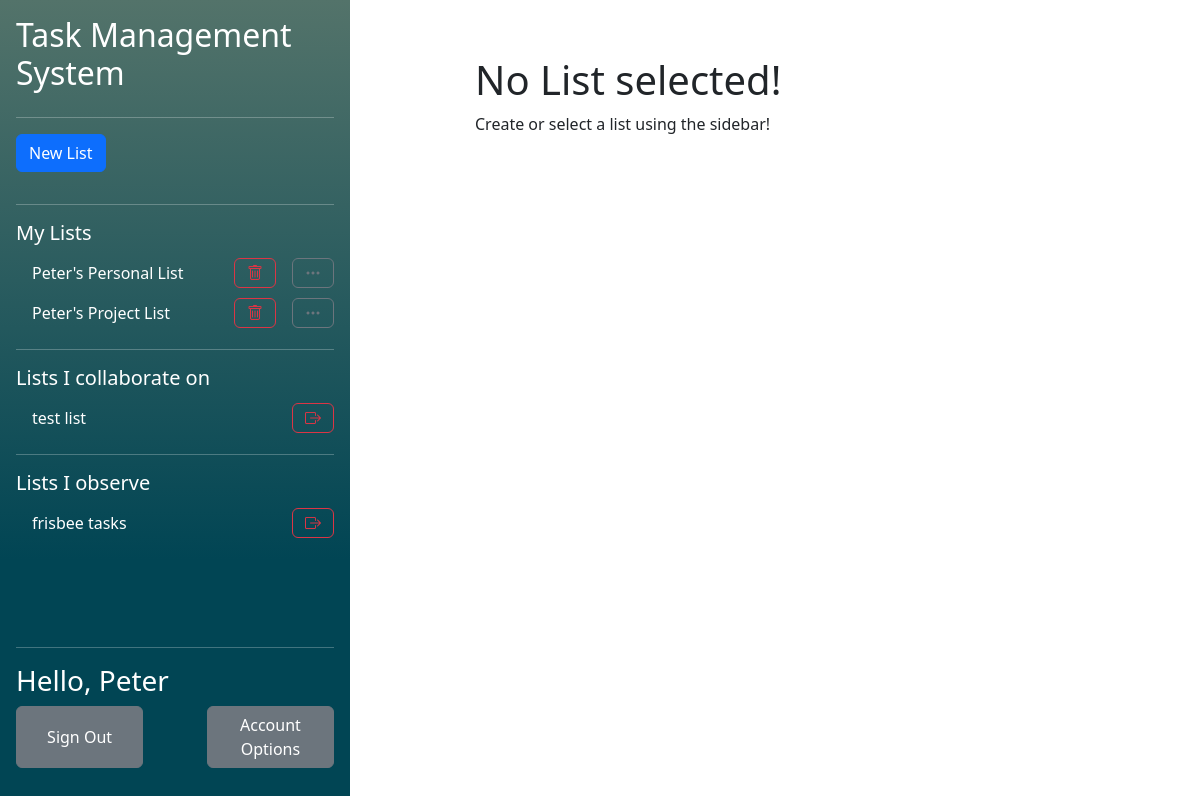
Screenshot of /php/index.php (signed in) with the database file from the repository.
### tables this page shows
CREATE TABLE "UserLists" (
	"user_id"	TEXT,
	"list_id"	TEXT,
	"collaborator"	INTEGER,
	"observer"	INTEGER,
	PRIMARY KEY("user_id","list_id"),
	FOREIGN KEY("user_id") REFERENCES "Users"("user_id") ON DELETE CASCADE ON UPDATE CASCADE,
	FOREIGN KEY("list_id") REFERENCES "Lists"("list_id") ON DELETE CASCADE ON UPDATE CASCADE
);

CREATE TABLE "Lists"
(
    list_id        INTEGER not null
        primary key autoincrement,
    list_name      TEXT    not null,
    list_completed REAL    not null
);

CREATE TABLE "Users" (
	"user_id"	INTEGER NOT NULL,
	"user_name"	TEXT NOT NULL UNIQUE,
	"email"	TEXT NOT NULL UNIQUE,
	"password_hash"	TEXT NOT NULL,
	"first_name"	TEXT NOT NULL,
	"last_name"	TEXT NOT NULL,
	PRIMARY KEY("user_id")
);

### php/functions/DatabaseFunctions.php (called while the page is built, shortened)
<?php
function getUIDFromCreds(){
    $db = new SQLite3("../db/database.db");
    $SQL = "SELECT user_id FROM Users WHERE password_hash = :creds";
    $stmt = $db->prepare($SQL);
    $stmt->bindValue(":creds", $_SESSION['credentials'], SQLITE3_TEXT);
    $result = $stmt->execute();
    while($row = $result->fetchArray()){
        $resultArray [] = $row;
    }
    return $resultArray[0]['user_id'];
}
function getOwnedListsForCurrentUser(){
    $uid = getUIDFromCreds();
    $db = new SQLite3("../db/database.db");
    $SQL = "SELECT list_id FROM  UserLists WHERE user_id = :uid AND collaborator = 0 AND observer = 0";
    $stmt = $db->prepare($SQL);
    $stmt->bindValue(":uid", $uid, SQLITE3_TEXT);
    $result = $stmt->execute();
    while($row = $result->fetchArray()){
        $resultArray [] = $row;
    }
    return $resultArray;
}
function getCollabListsForCurrentUser(){
    $uid = getUIDFromCreds();
    $db = new SQLite3("../db/database.db");
    $SQL = "SELECT list_id FROM  UserLists WHERE user_id = :uid AND collaborator = 1 AND observer = 0";
    $stmt = $db->prepare($SQL);
    $stmt->bindValue(":uid", $uid, SQLITE3_TEXT);
    $result = $stmt->execute();
    while($row = $result->fetchArray()){
        $resultArray [] = $row;
    }
    return $resultArray;
}
function getListNameFromID($listID){
    $db = new SQLite3("../db/database.db");
    $SQL = "SELECT list_name FROM Lists WHERE list_id = :lid";
    $stmt = $db->prepare($SQL);
    $stmt->bindValue(":lid", $listID, SQLITE3_TEXT);
    $result = $stmt->execute();
    while($row = $result->fetchArray()){
        $resultArray [] = $row;
    }
    if (!isset($resultArray)){
        return [[]];
    }
    return $resultArray;
}
function getFirstName(){
    $userid = getUIDFromCreds();
    $db = new SQLite3("../db/database.db");
    $SQL = "SELECT first_name FROM Users WHERE user_id = :userid";
    $stmt = $db->prepare($SQL);
    $stmt->bindValue(":userid", $userid, SQLITE3_TEXT);
    $result = $stmt->execute();
    while($row = $result->fetchArray()){
        $resultArray [] = $row;
    }
    return $resultArray[0]['first_name'];
}
function getObserverListsForCurrentUser(){
    $uid = getUIDFromCreds();
    $db = new SQLite3("../db/database.db");
    $SQL = "SELECT list_id FROM  UserLists WHERE user_id = :uid AND collaborator = 0 AND observer = 1";
    $stmt = $db->prepare($SQL);
    $stmt->bindValue(":uid", $uid, SQLITE3_TEXT);
    $result = $stmt->execute();
    while($row = $result->fetchArray()){
        $resultArray [] = $row;
    }
    return $resultArray;
}
?>

### php/components/ListList.php (the view, shortened to what this page needs)
<?php $ListIDInURL = isset($_GET['listid']) ? $_GET['listid'] : false;?>
<ul class="nav nav-pills flex-column mb-auto overflow-y-auto">
    <li class="hstack gap-3 pb-3">
        <button class="btn btn-primary"  data-bs-toggle="modal" data-bs-target="#NewListModal">New List</button>
    </li>
    <hr/>
    <h5>My Lists</h5>
    <?php
    if (getOwnedListsForCurrentUser() != null):
        foreach (getOwnedListsForCurrentUser() as $listID):
            if($listID[0] == $ListIDInURL):?>
                <li class="hstack gap-3 nav-link active text-white">
                    <div class="">
                        <?php echo getListNameFromID($listID[0])[0][0]?>
                    </div>
                    <button class="btn btn-danger ms-auto" onclick="location.href='listAction.php?action=delete&listid=<?php echo $ListIDInURL?>'"><i class="bi bi-trash"></i></button>
                    <button class="btn btn-secondary"  onclick="location.href='modifyList.php?listid=<?php echo $ListIDInURL?>'"><i class="bi bi-three-dots"></i></button>
                </li>
            <?php else:?>
                <li class="hstack gap-3">
                    <div class="nav-link text-white">
                        <a class="navbarList" href="<?php echo "index.php?listid=$listID[0]"?>">
                            <?php echo getListNameFromID($listID[0])[0][0]?>
                        </a>
                    </div>
                    <button class="btn btn-outline-danger ms-auto" onclick="location.href='listAction.php?action=delete&listid=<?php echo $ListIDInURL?>'"><i class="bi bi-trash"></i></button>
                    <button class="btn btn-outline-secondary" onclick="location.href='modifyList.php?listid=<?php echo $ListIDInURL?>'"><i class="bi bi-three-dots"></i></button>
                </li>
            <?php endif;?>
    <?php endforeach;
    else:?>
        You have not created a list! Click the <b>"New List"</b> button to get started!
    <?php endif;?>
    <hr/>
    <h5>Lists I collaborate on</h5>
    <?php
    if (getCollabListsForCurrentUser() != null):
        foreach (getCollabListsForCurrentUser() as $listID):
            if($listID[0] == $ListIDInURL):?>
                <li class="hstack gap-3 nav-link active text-white">
                    <div class="">
                        <?php echo getListNameFromID($listID[0])[0][0]?>
                    </div>
                    <button class="btn btn-danger ms-auto" onclick="location.href='listAction.php?action=leave&listid=<?php echo $ListIDInURL?>'"><i class="bi bi-box-arrow-right"></i></button>
                </li>
            <?php else:?>
                <li class="hstack gap-3">
                    <div class="nav-link text-white">
                        <a class="navbarList" href="<?php echo "index.php?listid=$listID[0]"?>">
                            <?php echo getListNameFromID($listID[0])[0][0]?>
                        </a>
                    </div>
                    <button class="btn btn-outline-danger ms-auto" onclick="location.href='listAction.php?action=leave&listid=<?php echo $ListIDInURL?>'"><i class="bi bi-box-arrow-right"></i></button>
                </li>
            <?php endif;?>
        <?php endforeach;
     else:?>
     No one has shared a list with you!
    <?php endif;?>
    <hr/>
    <h5>Lists I observe</h5>
    <?php if (getObserverListsForCurrentUser() != null):
        foreach (getObserverListsForCurrentUser() as $listID):
        if($listID[0] == $ListIDInURL):?>
            <li class="hstack gap-3 nav-link active text-white">
                <div class="">
                    <?php echo getListNameFromID($listID[0])[0][0]?>
                </div>
                <button class="btn btn-danger ms-auto" onclick="location.href='listAction.php?action=leave&listid=<?php echo $ListIDInURL?>'"><i class="bi bi-box-arrow-right"></i></button>
            </li>
        <?php else:?>
            <li class="hstack gap-3">
                <div class="nav-link text-white">
                    <a class="navbarList" href="<?php echo "index.php?listid=$listID[0]"?>">
                        <?php echo getListNameFromID($listID[0])[0][0]?>
                    </a>
                </div>
                <button class="btn btn-outline-danger ms-auto" onclick="location.href='listAction.php?action=leave&listid=<?php echo $ListIDInURL?>'"><i class="bi bi-box-arrow-right"></i></button>
            </li>
        <?php endif;?>
    <?php endforeach; else:?>
    No one as added you as a list observer!
    <?php endif;?>
</ul>

### php/index.php (shortened to what this page needs)
<?php
    require ('functions/DatabaseFunctions.php');
    $name = getFirstName();
?>
<?php require "../css/css.php"?>
<?php require "components/pagetop.php"?>
<main class="d-flex flex-nowrap h-100">
    <div class="d-flex flex-column flex-shrink-0 p-3 background align-items-stretch h-100" style="width: 350px">
        <h2>Task Management System</h2>
        <hr/>
        <?php require 'components/ListList.php'?>
        <div class="mt-auto">
            <hr/>
            <h3>Hello, <?php echo $name?></h3>
            <form class="d-flex flex-row mb-3 justify-content-between" method="post" action="accountOptions.php">
                <button class="btn btn-secondary" style="width: 40%" type="submit" name="signOut" value="signOut">Sign Out</button>
                <button class="btn btn-secondary" style="width: 40%" type="submit">Account Options</button>
            </form>
        </div>
    </div>
    <div class="mx-auto w-50 m-5">
        <?php require 'components/TaskList.php'?>
    </div>
</main>

### css/index.css (style rules this page uses)
.background { background-image: linear-gradient(180deg, #53736A 0%, #014554 70%); color: white; }
.navbarList:link { text-decoration: none; color:white; }

### rows the page displays
userlists: list.list_name "Peter's Personal List"
userlists: list.list_name "Peter's Project List"
userlists: list.list_name "test list"
userlists: list.list_name "frisbee tasks"
users: name "Peter"
